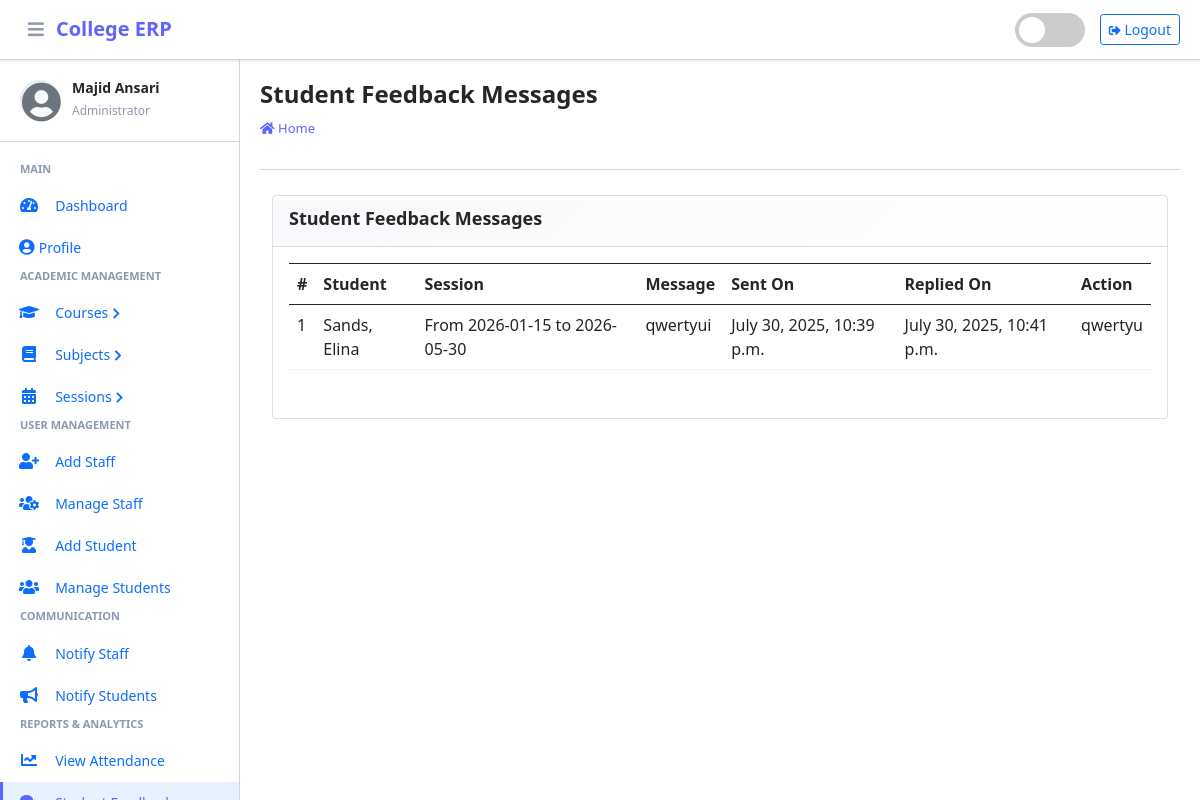
The app's page /student/view/feedback/ (signed in), older data.
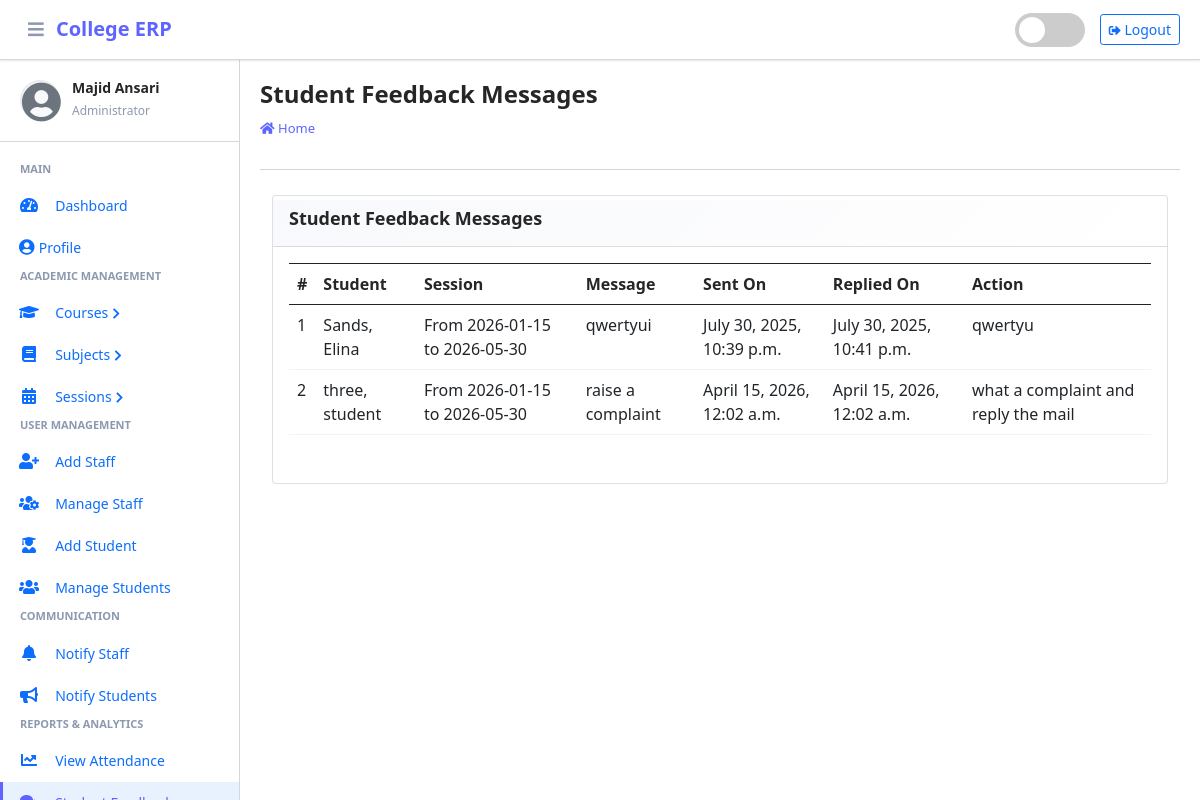
The same page, newer data.
### main_app/models.py (models this page shows, shortened)
class FeedbackStudent(models.Model):
    student = models.ForeignKey(Student, on_delete=models.CASCADE)
    feedback = models.TextField()
    reply = models.TextField()
    created_at = models.DateTimeField(auto_now_add=True)
    updated_at = models.DateTimeField(auto_now=True)

class Student(models.Model):
    admin = models.OneToOneField(CustomUser, on_delete=models.CASCADE)
    course = models.ForeignKey(Course, on_delete=models.DO_NOTHING, null=True, blank=False)
    session = models.ForeignKey(Session, on_delete=models.DO_NOTHING, null=True)
    def __str__(self):
        return self.admin.last_name + ", " + self.admin.first_name

class CustomUser(AbstractUser):
    USER_TYPE = ((1, "HOD"), (2, "Staff"), (3, "Student"))
    GENDER = [("M", "Male"), ("F", "Female")]
    username = None  # Removed username, using email instead
    email = models.EmailField(unique=True)
    user_type = models.CharField(default=1, choices=USER_TYPE, max_length=1)
    gender = models.CharField(max_length=1, choices=GENDER)
    profile_pic = models.ImageField()
    address = models.TextField()
    fcm_token = models.TextField(default="")  # For firebase notifications
    created_at = models.DateTimeField(auto_now_add=True)
    updated_at = models.DateTimeField(auto_now=True)
    USERNAME_FIELD = "email"
    REQUIRED_FIELDS = []
    objects = CustomUserManager()

class Session(models.Model):
    start_year = models.DateField()
    end_year = models.DateField()
    def __str__(self):
        return "From " + str(self.start_year) + " to " + str(self.end_year)

### main_app/hod_views.py (the view, shortened to what this page needs)
# urls.py: path("student/view/feedback/", hod_views.student_feedback_message,
@csrf_exempt
def student_feedback_message(request):
    if request.method != 'POST':
        feedbacks = FeedbackStudent.objects.all()
        context = {
            'feedbacks': feedbacks,
            'page_title': 'Student Feedback Messages'
        }
        return render(request, 'hod_template/student_feedback_template.html', context)

### main_app/templates/hod_template/student_feedback_template.html (shortened to what this page needs)
{% extends 'main_app/base.html' %}
{% load static %}
{% block page_title %}{{page_title}}{% endblock page_title %}
{% block content %}
<section class="content">
    <div class="container-fluid">
        <div class="row">
            <div class="col-md-12">
                <div class="card card-dark">
                    <div class="card-header">
                        <h3 class="card-title">{{page_title}}</h3>
                    </div>
                    <div class="table card-body">
                        <table class="table table-bordered table-hover">
                            <tr>
                                <th>#</th>
                                <th>Student</th>
                                <th>Session</th>
                                <th>Message</th>
                                <th>Sent On</th>
                                <th>Replied On</th>
                                <th>Action</th>
                            </tr>
                            {% for feedback in  feedbacks %}
                              <tr>
                                  <td>{{forloop.counter}}</td>
                                  <td>{{feedback.student}}</td>
                                  <td>{{feedback.student.session}}</td>
                                  <td>{{feedback.feedback}}</td>
                                      {% if feedback.reply == "" %}
                                      <td>{{feedback.created_at}}</td>
                                      <td><span  class='badge badge-warning'>Pending Response</span></td>
                                           <td> <button data-bs-toggle="modal" data-bs-target="#reply_modal" value="{{feedback.id}}" class="btn btn-success reply_open_modal">Reply</button>
                                          {% else %}
                                          <td>{{feedback.created_at}}</td>
                                          <td>{{feedback.updated_at}}</td>
                                            <td>{{feedback.reply}}</td>
                                      {% endif %}
                              </tr>
                            {% endfor %}
                        </table>
                    </div>
                    </div>
            </div>
        </div>
    </div>
</section>
{% endblock content %}

Row changes from the older to the newer data that the page shows:
added FeedbackStudent: student "three, student", student.session "From 2026-01-15 to 2026-05-30", feedback "raise a complaint", created_at "April 15, 2026, 12:02 a.m.", updated_at "April 15, 2026, 12:02 a.m.", reply "what a complaint and reply the mail"
